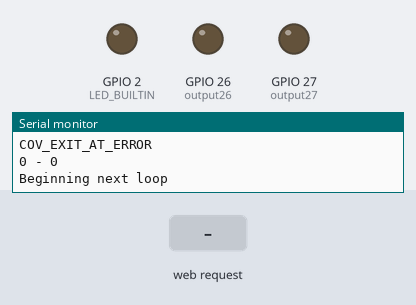
Bench run of a sketch on a simulated ESP32. Shown: output pins drawn as LEDs (lit = HIGH), the last lines printed to the serial monitor. The test bench sets the inputs (shaded band). WiFi joins after 1.5 s; servers stay silent unless stated; nothing arrives over Bluetooth unless stated.

Above: at 2.7 s.
2.8 s: HTTP request GET /meeting/on received
At 4.3 s:
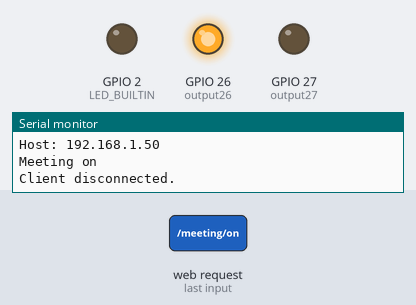
5.0 s: HTTP request GET /meeting/off received
At 6.0 s:
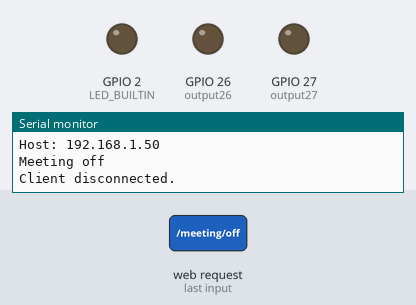
Timing chart, 0 to 8.0 s (numbered marks = the images above; inputs shaded):
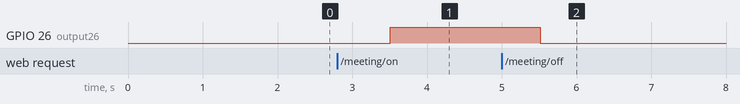

The sketch:

meeting_indicator.ino
```cpp
#include <BLEDevice.h> //Header file for BLE
#include <WiFi.h>      //Header file for Wifi connections

// Wifi settings
const char* ssid = "your_wifi_ssid";  // Replace with you wifi SSID
const char* password = "your_wifi_password"; // Replace with your wifi password
const int SERVER_PORT = 80;
WiFiServer server(SERVER_PORT);

// Variable to store the HTTP request
String header;

// Assign output variables to GPIO pins
const int output26 = 26;
const int output27 = 27;


// Current time
unsigned long currentTime = millis();
// Previous time
unsigned long previousTime = 0;
// Define timeout time in milliseconds (example: 2000ms = 2s)
const long timeoutTime = 2000;


// End wifi server settings


// Bluetooth Settings
String Headset_Address = "aa:bb:cc:11:22:33"; // Replace with your headphone's Bluetooth MAC address
static BLERemoteCharacteristic* pRemoteCharacteristic;
int LED_BUILTIN = 2;
unsigned long lastSeenTime = 0;
//unsigned long currentTime;
unsigned long bluetoothTimeout = 5 * 1000; // 10 seconds * 1000 (milliseconds since being seen)

boolean meeting = false;
boolean headphones = false;

BLEScan* pBLEScan; //Name the scanning device as pBLEScan
BLEScanResults foundDevices;

static BLEAddress *Server_BLE_Address;
String Scanned_BLE_Address;

// End Bluetooth settings


class MyAdvertisedDeviceCallbacks: public BLEAdvertisedDeviceCallbacks
{
    void onResult(BLEAdvertisedDevice advertisedDevice) {
      // Serial.printf("Scan Result: %s \n", advertisedDevice.toString().c_str());
      Server_BLE_Address = new BLEAddress(advertisedDevice.getAddress());
      Scanned_BLE_Address = Server_BLE_Address->toString().c_str();
      if (Scanned_BLE_Address == Headset_Address) {
        lastSeenTime = millis();
        Serial.print("Last seen at ");
        Serial.println(lastSeenTime);
        if (!headphones) {
          Serial.println("LED is on");
          digitalWrite (output27,HIGH);
          headphones = true;
        }
      }
    }
};

void setup() {
    Serial.begin(115200); //Start serial monitor
    Serial.println("ESP32 BLE Server program"); //Intro message


    pinMode(output26, OUTPUT);
    pinMode(output27, OUTPUT);
    // Set outputs to LOW
    digitalWrite(output26, LOW);
    digitalWrite(output27, LOW);

    // Connect to Wi-Fi network with SSID and password
    Serial.print("Connecting to ");
    Serial.println(ssid);
    WiFi.begin(ssid, password);
    while (WiFi.status() != WL_CONNECTED) {
      delay(500);
      Serial.print(".");
    }
    // Print local IP address and start web server
    Serial.println("");
    Serial.println("WiFi connected.");
    Serial.println("IP address: ");
    Serial.println(WiFi.localIP());

    server.begin();

    BLEDevice::init("");
    pBLEScan = BLEDevice::getScan(); //create new scan
    pBLEScan->setAdvertisedDeviceCallbacks(new MyAdvertisedDeviceCallbacks()); //Call the class that is defined above
    pBLEScan->setActiveScan(true); //active scan uses more power, but get results faster
    Serial.println("Current timeout: " + bluetoothTimeout);
    pinMode (LED_BUILTIN,OUTPUT); //Declare the in-built LED pin as output
}

void loop() {
  // Begin webserver
    WiFiClient client = server.available();   // Listen for incoming clients

  if (client) {                             // If a new client connects,
    currentTime = millis();
    previousTime = currentTime;
    Serial.println("New Client.");          // print a message out in the serial port
    String currentLine = "";                // make a String to hold incoming data from the client
    while (client.connected() && currentTime - previousTime <= timeoutTime) {  // loop while the client's connected
      currentTime = millis();
      if (client.available()) {             // if there's bytes to read from the client,
        char c = client.read();             // read a byte, then
        Serial.write(c);                    // print it out the serial monitor
        header += c;
        if (c == '\n') {                    // if the byte is a newline character
          // if the current line is blank, you got two newline characters in a row.
          // that's the end of the client HTTP request, so send a response:
          if (currentLine.length() == 0) {
            // HTTP headers always start with a response code (e.g. HTTP/1.1 200 OK)
            // and a content-type so the client knows what's coming, then a blank line:
            client.println("HTTP/1.1 200 OK");
            client.println("Content-type: application/json");
            client.println("Connection: close");
            client.println();

            // turns the GPIOs on and off
            if (header.indexOf("GET /meeting/on") >= 0) {
              Serial.println("Meeting on");
              digitalWrite(output26, HIGH);
              meeting = true;
            } else if (header.indexOf("GET /meeting/off") >= 0) {
              Serial.println("Meeting off");
              digitalWrite(output26, LOW);
              meeting = false;
            }

            // Display the HTML web page
            client.println("{");
            client.print("  \"meeting\": ");
            if (meeting) {
              client.println(" true, ");
            } else {
              client.println(" false, ");
            }

            client.print("  \"headphones\": ");
            if (headphones) {
              client.println(" true ");
            } else {
              client.println(" false ");
            }

            client.println("}");

            // The HTTP response ends with another blank line
            client.println();
            // Break out of the while loop
            break;
          } else { // if you got a newline, then clear currentLine
            currentLine = "";
          }
        } else if (c != '\r') {  // if you got anything else but a carriage return character,
          currentLine += c;      // add it to the end of the currentLine
        }
      }
    }
    // Clear the header variable
    header = "";
    // Close the connection
    client.stop();
    Serial.println("Client disconnected.");
    Serial.println("");
  }


  // End Webserver

  // Begin Bluetooth


  foundDevices = pBLEScan->start(1); // Scan for 3 seconds
  Serial.print(currentTime);
  Serial.print(" - ");
  Serial.println(lastSeenTime);
  while (foundDevices.getCount() >= 1)
  {
    // Get current time
    currentTime = millis();

    if (headphones && lastSeenTime > 0 && (currentTime - lastSeenTime >= bluetoothTimeout)) {
      Serial.println("Device has been missing long enough. Turning off LED.");
      digitalWrite (output27,LOW);
      headphones = false;
      lastSeenTime = 0;
      //ESP.restart();
      break;
    }
    else {
      Serial.println("Found a different BLe device in range");
      break;
    }
  }

  // End bluetooth
  Serial.println("Beginning next loop");
}
```

Measured:
- after the input at 2.8 s, GPIO 26 (output26): LOW → HIGH after 0.71 s
- after the input at 5.0 s, GPIO 26 (output26): HIGH → LOW after 0.52 s
